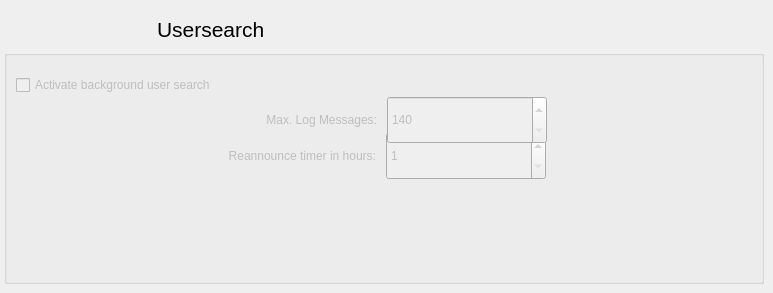
    <widget class="QWidget" name="usersearch_Page">

     <widget class="QWidget" name="layoutWidget_6">

      <property name="geometry">

       <rect>

        <x>4</x>

        <y>0</y>

<width>302</width>
<height>60</height>
       </rect>

      </property>

      <layout class="QGridLayout" name="UserSearch">

       <property name="horizontalSpacing">

        <number>3</number>

       </property>

       <item row="0" column="0" alignment="Qt::AlignLeft|Qt::AlignVCenter">

        <widget class="QLabel" name="label_27">

         <property name="minimumSize">

          <size>

<width>56</width>
<height>56</height>
          </size>

         </property>

         <property name="maximumSize">

          <size>

<width>56</width>
<height>56</height>
          </size>

         </property>

         <property name="sizeIncrement">

          <size>

<width>64</width>
<height>64</height>
          </size>

         </property>

         <property name="baseSize">

          <size>

<width>56</width>
<height>56</height>
          </size>

         </property>

         <property name="acceptDrops">

          <bool>false</bool>

         </property>

         <property name="pixmap">

          <pixmap resource="resourcen.qrc">:/icons/find.svg</pixmap>

         </property>

         <property name="scaledContents">

          <bool>true</bool>

         </property>

        </widget>

       </item>

       <item row="0" column="1" alignment="Qt::AlignLeft">

        <widget class="QLabel" name="label_28">

         <property name="minimumSize">

          <size>

<width>0</width>
<height>56</height>
          </size>

         </property>

         <property name="maximumSize">

          <size>

<width>33554430</width>
<height>56</height>
          </size>

         </property>

         <property name="font">

          <font>

           <pointsize>16</pointsize>

           <weight>75</weight>

           <bold>true</bold>

          </font>

         </property>

         <property name="text">

          <string>&lt;!DOCTYPE HTML PUBLIC &quot;-//W3C//DTD HTML 4.0//EN&quot; &quot;http://www.w3.org/TR/REC-html40/strict.dtd&quot;&gt;

&lt;html&gt;&lt;head&gt;&lt;meta name=&quot;qrichtext&quot; content=&quot;1&quot; /&gt;&lt;style type=&quot;text/css&quot;&gt;

p, li { white-space: pre-wrap; }

&lt;/style&gt;&lt;/head&gt;&lt;body style=&quot; font-family:'DejaVu Sans'; font-size:9pt; font-weight:400; font-style:normal;&quot;&gt;

&lt;p style=&quot; margin-top:12px; margin-bottom:12px; margin-left:0px; margin-right:0px; -qt-block-indent:0; text-indent:0px;&quot;&gt;&lt;span style=&quot; font-size:16pt;&quot;&gt;Usersearch&lt;/span&gt;&lt;/p&gt;&lt;/body&gt;&lt;/html&gt;</string>

         </property>

        </widget>

       </item>

      </layout>

     </widget>

     <widget class="QGroupBox" name="BackgroundSearch">

      <property name="enabled">

       <bool>false</bool>

      </property>

      <property name="geometry">

       <rect>

        <x>4</x>

        <y>50</y>

<width>760</width>
<height>234</height>
       </rect>

      </property>

      <property name="minimumSize">

       <size>

<width>760</width>
<height>0</height>
       </size>

      </property>

      <property name="maximumSize">

       <size>

<width>760</width>
<height>33554430</height>
       </size>

      </property>

      <property name="title">

       <string/>

      </property>

      <widget class="QCheckBox" name="check_UserSearchEnable">

       <property name="enabled">

        <bool>false</bool>

       </property>

       <property name="geometry">

        <rect>

         <x>12</x>

         <y>12</y>

<width>770</width>
<height>46</height>
        </rect>

       </property>

       <property name="text">

        <string>Activate background user search</string>

       </property>

      </widget>

      <widget class="QWidget" name="layoutWidget">

       <property name="geometry">

        <rect>

         <x>12</x>

         <y>78</y>

<width>714</width>
<height>56</height>
        </rect>

       </property>

       <layout class="QGridLayout" name="gridLayout">

        <property name="horizontalSpacing">

         <number>10</number>

        </property>

        <item row="0" column="0" alignment="Qt::AlignRight|Qt::AlignVCenter">

         <widget class="QLabel" name="label_32">

          <property name="minimumSize">

           <size>

<width>360</width>
<height>44</height>
           </size>

          </property>

          <property name="maximumSize">

           <size>

<width>360</width>
<height>44</height>
           </size>

          </property>

          <property name="text">

           <string>Reannounce timer in hours:</string>

          </property>

          <property name="alignment">

           <set>Qt::AlignRight|Qt::AlignTrailing|Qt::AlignVCenter</set>

          </property>

         </widget>

        </item>

        <item row="0" column="1" alignment="Qt::AlignLeft">

         <widget class="QSpinBox" name="spinBox_ReAnnounceUserSearch">

          <property name="minimumSize">

           <size>

<width>160</width>
<height>48</height>
           </size>

          </property>

          <property name="maximumSize">

           <size>

<width>160</width>
<height>48</height>
           </size>

          </property>

          <property name="minimum">

           <number>1</number>

          </property>

          <property name="maximum">

           <number>8</number>

          </property>

         </widget>

        </item>

       </layout>

      </widget>

      <widget class="QWidget" name="layoutWidget">

       <property name="geometry">

        <rect>

         <x>13</x>

         <y>42</y>

<width>712</width>
<height>56</height>
        </rect>

       </property>

       <layout class="QGridLayout" name="gridLayout_2">

        <property name="horizontalSpacing">

         <number>10</number>

        </property>

        <item row="0" column="0" alignment="Qt::AlignRight|Qt::AlignVCenter">

         <widget class="QLabel" name="label_31">

          <property name="minimumSize">

           <size>

<width>360</width>
<height>44</height>
           </size>

          </property>

          <property name="maximumSize">

           <size>

<width>360</width>
<height>44</height>
           </size>

          </property>

          <property name="text">

           <string>Max. Log Messages:</string>

          </property>

          <property name="alignment">

           <set>Qt::AlignRight|Qt::AlignTrailing|Qt::AlignVCenter</set>

          </property>

         </widget>

        </item>

        <item row="0" column="1" alignment="Qt::AlignLeft">

         <widget class="QSpinBox" name="spinBox_MaxLogMsgUserSearch">

          <property name="minimumSize">

           <size>

<width>160</width>
<height>48</height>
           </size>

          </property>

          <property name="maximumSize">

           <size>

<width>160</width>
<height>48</height>
           </size>

          </property>

          <property name="minimum">

           <number>140</number>

          </property>

          <property name="maximum">

           <number>1000</number>

          </property>

         </widget>

        </item>

       </layout>

      </widget>

     </widget>

    </widget>
